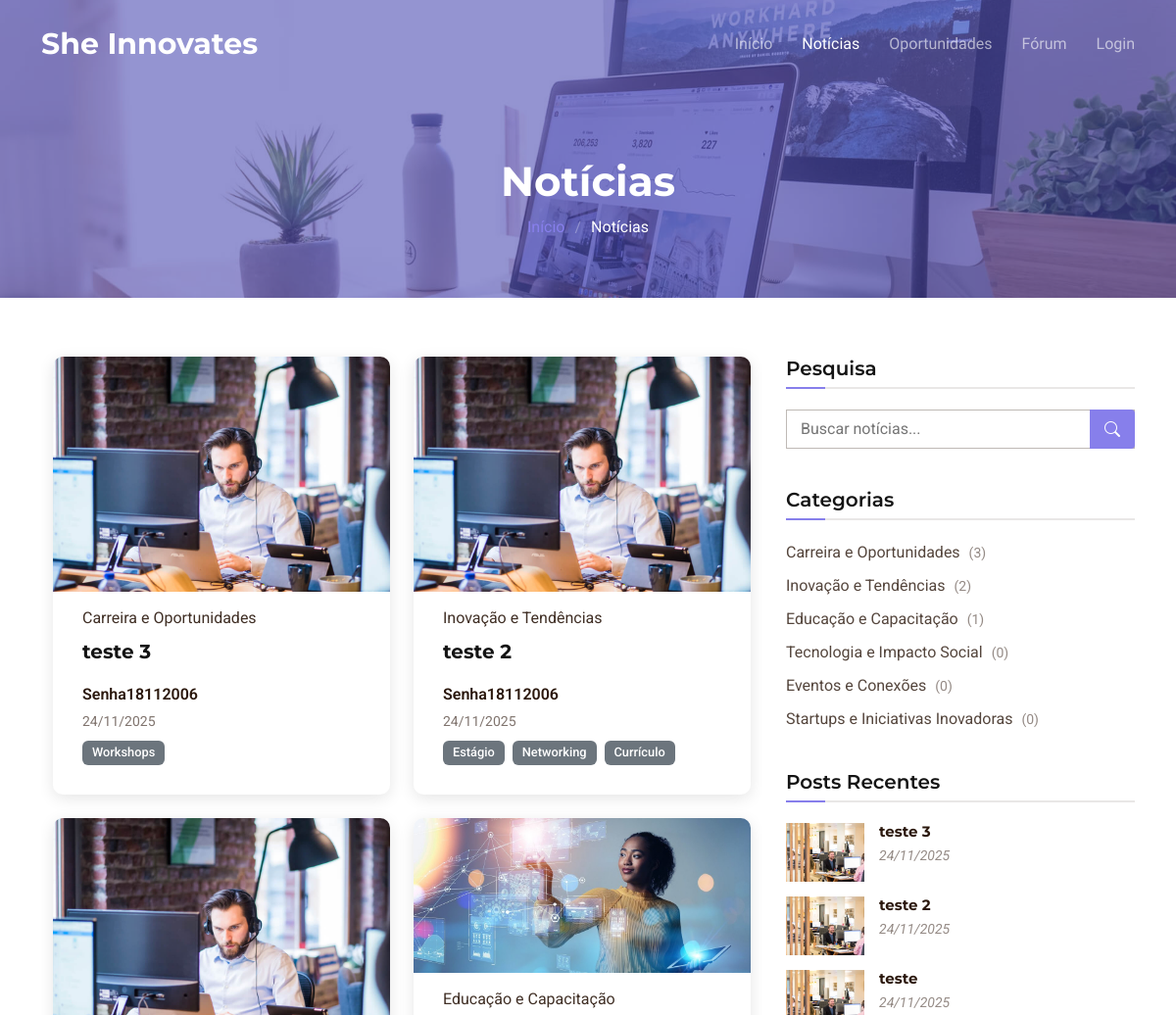
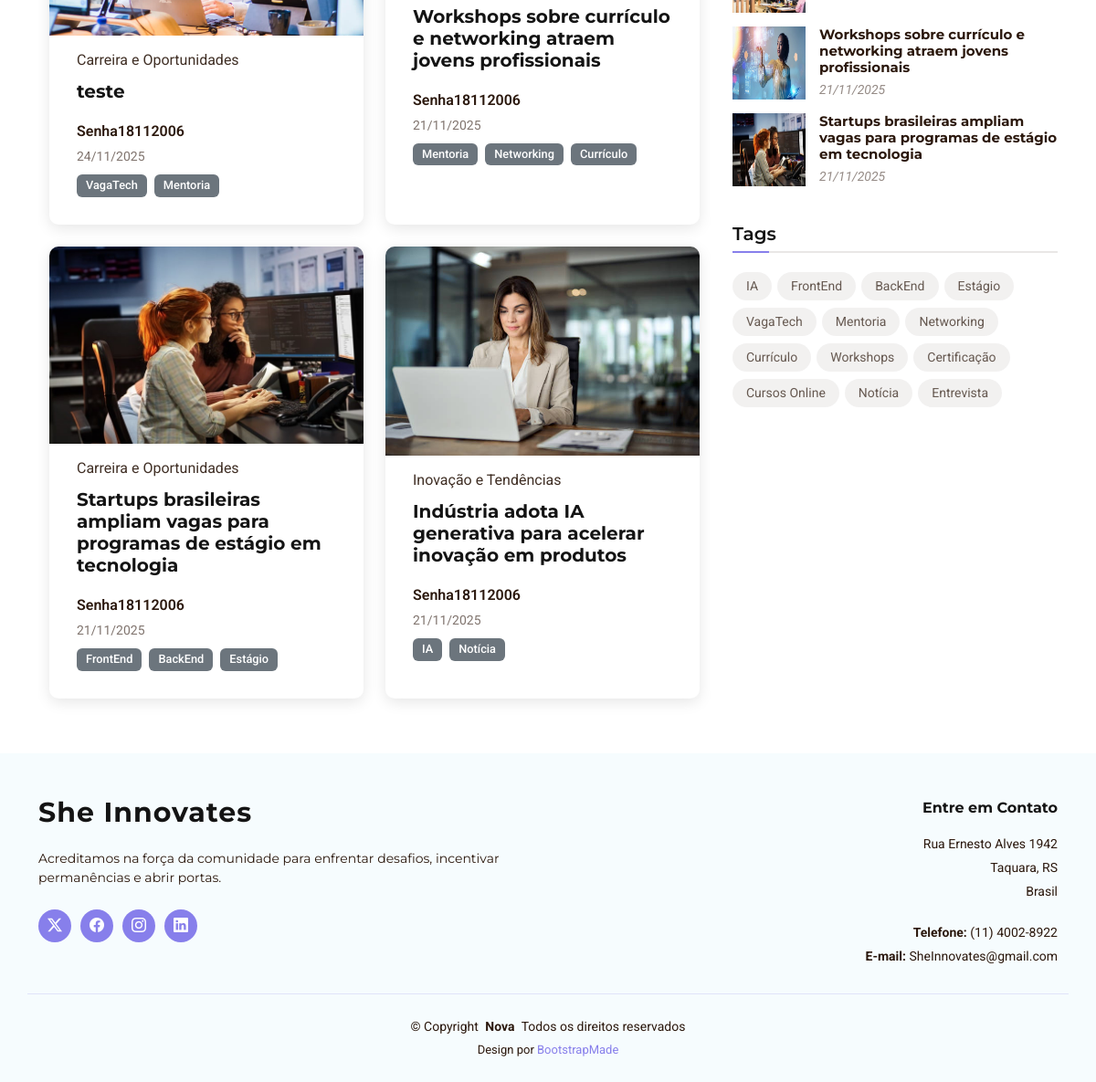
Page /Back-End-Projeto-Integrador/UserAnonimo/blog.php on the earlier database version (2 pictures, top to bottom).
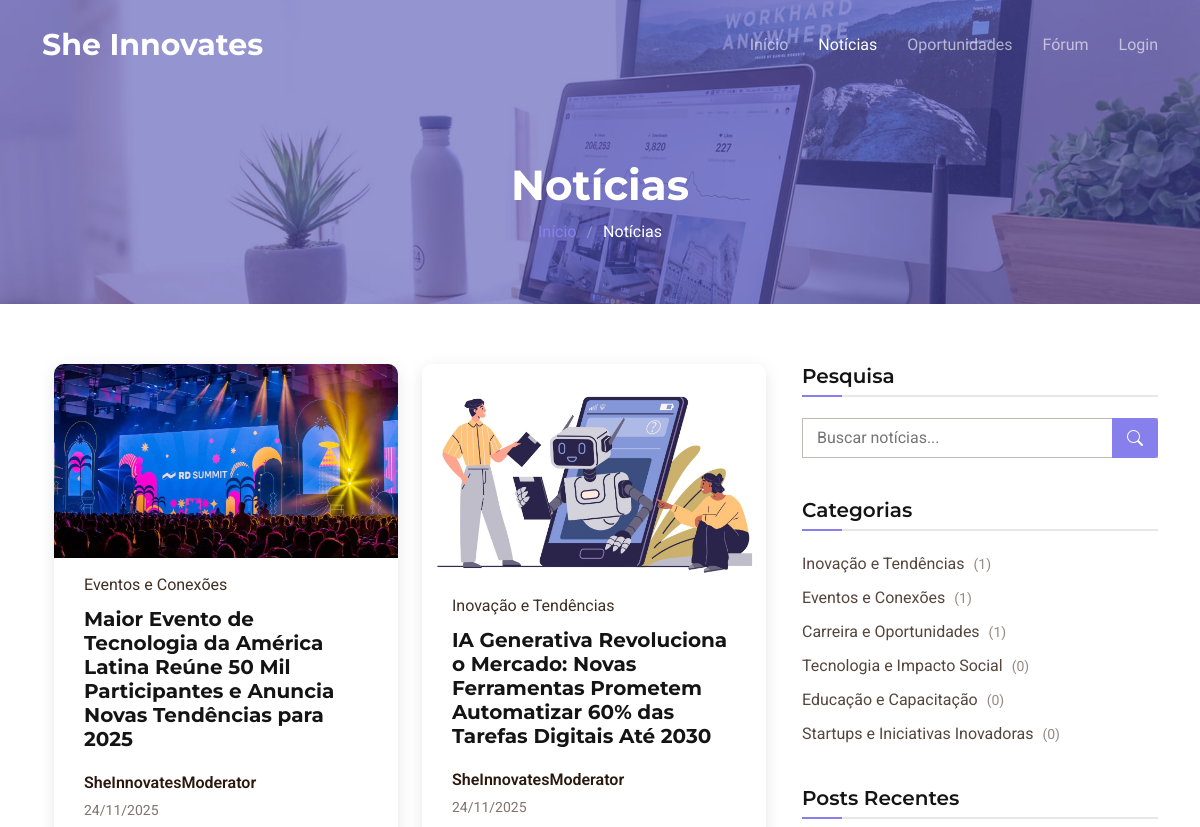
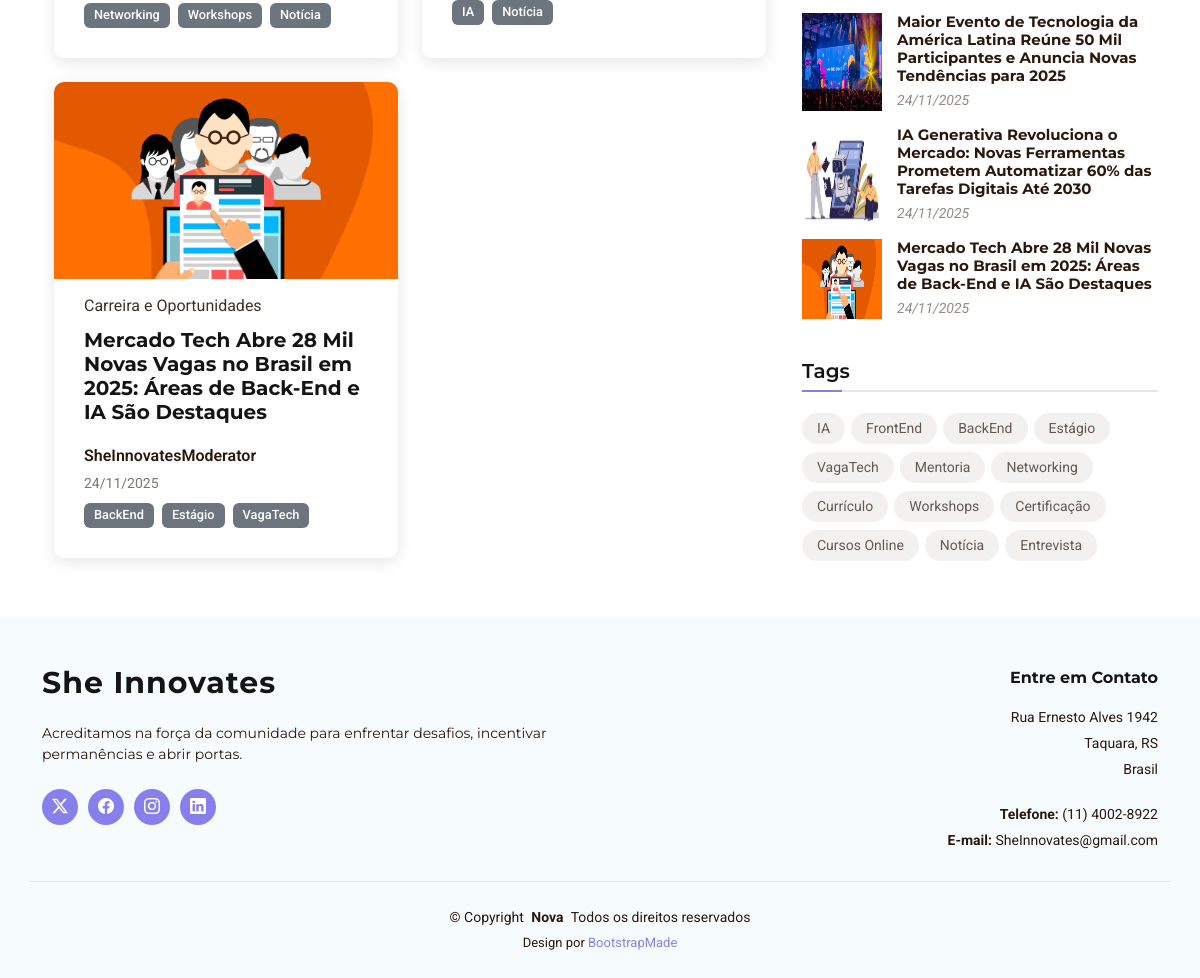
Same page on the later database version (2 pictures, top to bottom).
### tables this page shows
CREATE TABLE `noticias` (
  `noticia_id` int NOT NULL,
  `titulo` varchar(255) NOT NULL,
  `conteudo` text NOT NULL,
  `imagem_capa` varchar(255) DEFAULT NULL,
  `categoria_id` int NOT NULL,
  `autor_id` int NOT NULL,
  `status` enum('rascunho','publicado','arquivado') DEFAULT 'rascunho',
  `data_publicacao` timestamp NULL DEFAULT NULL,
  `data_criacao` timestamp NULL DEFAULT CURRENT_TIMESTAMP,
  `data_atualizacao` timestamp NULL DEFAULT CURRENT_TIMESTAMP ON UPDATE CURRENT_TIMESTAMP
);

CREATE TABLE `categorias` (
  `categoria_id` int NOT NULL,
  `nome_categoria` varchar(100) NOT NULL,
  `descricao` text,
  `data_criacao` timestamp NULL DEFAULT CURRENT_TIMESTAMP
);

CREATE TABLE `usuarios` (
  `usuario_id` int NOT NULL,
  `nome_usuario` varchar(50) NOT NULL,
  `email` varchar(100) NOT NULL,
  `senha` varchar(255) NOT NULL,
  `is_admin` tinyint(1) NOT NULL DEFAULT '0',
  `data_cadastro` timestamp NULL DEFAULT CURRENT_TIMESTAMP
);

### Back-End-Projeto-Integrador/UserAnonimo/blog.php (the view, shortened to what this page needs)
<!DOCTYPE html>
<html lang="pt-BR">
<head>
  <?php
  require("../Include/hrefCssHead.php");
  ?>
</head>
<body class="blog-page">
  <?php require_once __DIR__ . '/../Include/menuADM.php'; ?>
  <main class="main">
    <div class="page-title dark-background" data-aos="fade" style="background-image: url(../assets/img/blog-page-title-bg.jpg);">
      <div class="container">
        <h1>Notícias</h1>
        <nav class="breadcrumbs">
          <ol>
            <li><a href="inicioUserCad.html">Início</a></li>
            <li class="current">Notícias</li>
          </ol>
        </nav>
      </div>
    </div>
    <div class="container">
      <div class="row">
        <div class="col-lg-8">
          <section id="blog-posts" class="blog-posts section">
            <div class="container">
              <div class="row gy-4" id="news-container">
                <?php
                require_once '../Include/conexao.php';
                $search_term = isset($_GET['search']) ? trim($_GET['search']) : '';
                $has_search = !empty($search_term);
                $categoria_filter = isset($_GET['categoria']) ? trim($_GET['categoria']) : '';
                $has_categoria = !empty($categoria_filter);
                if ($has_search) {
                  $search_term_clean = mysqli_real_escape_string($con, $search_term);
                  $query = "SELECT DISTINCT n.*, c.nome_categoria, u.nome_usuario
                            FROM noticias n
                            JOIN categorias c ON n.categoria_id = c.categoria_id
                            JOIN usuarios u ON n.autor_id = u.usuario_id
                            LEFT JOIN noticias_tags nt ON n.noticia_id = nt.noticia_id
                            LEFT JOIN tags t ON nt.tag_id = t.tag_id
                            WHERE n.status = 'publicado'
                            AND (n.titulo LIKE '%$search_term_clean%'
                                 OR n.conteudo LIKE '%$search_term_clean%'
                                 OR t.nome_tag LIKE '%$search_term_clean%'
                                 OR c.nome_categoria LIKE '%$search_term_clean%')
                            ORDER BY n.data_publicacao DESC
                            LIMIT 12";
                } else {
                  $query = "SELECT n.*, c.nome_categoria, u.nome_usuario
                            FROM noticias n
                            JOIN categorias c ON n.categoria_id = c.categoria_id
                            JOIN usuarios u ON n.autor_id = u.usuario_id
                            WHERE n.status = 'publicado'
                            ORDER BY n.data_publicacao DESC
                            LIMIT 6";
                }
                $result = mysqli_query($con, $query);
                if ($result && mysqli_num_rows($result) > 0) {
                  while ($noticia = mysqli_fetch_assoc($result)) {
                    $tags_query = "SELECT t.nome_tag
                                   FROM tags t
                                   JOIN noticias_tags nt ON t.tag_id = nt.tag_id
                                   WHERE nt.noticia_id = {$noticia['noticia_id']}
                                   LIMIT 3";
                    $tags_result = mysqli_query($con, $tags_query);
                    $tags = [];
                    if ($tags_result) {
                      while ($tag = mysqli_fetch_assoc($tags_result)) {
                        $tags[] = $tag['nome_tag'];
                      }
                    }
                    $categoria_display = [
                      'inovacao' => 'Inovação e Tendências',
                      'carreira' => 'Carreira e Oportunidades',
                      'educacao' => 'Educação e Capacitação',
                      'startups' => 'Startups e Iniciativas Inovadoras',
                      'eventos' => 'Eventos e Conexões',
                      'tecnologia' => 'Tecnologia e Impacto Social'
                    ];
                    $categoria_nome = $categoria_display[$noticia['nome_categoria']] ?? $noticia['nome_categoria'];
                    $data_formatada = date('d/m/Y', strtotime($noticia['data_publicacao']));
                    ?>
                    <div class="col-lg-6">
                      <article class="article">
                        <div class="post-img">
                          <?php if ($noticia['imagem_capa']): ?>
                            <img src="../<?php echo $noticia['imagem_capa']; ?>" alt="<?php echo $noticia['titulo']; ?>" class="img-fluid">
                          <?php else: ?>
                            <img src="../assets/img/blog/blog-1.jpg" alt="Imagem padrão" class="img-fluid">
                          <?php endif; ?>
                        </div>
                        <p class="post-category"><?php echo $categoria_nome; ?></p>
                        <h2 class="title">
                          <a href="blog-details.php?id=<?php echo $noticia['noticia_id']; ?>">
                            <?php echo htmlspecialchars($noticia['titulo']); ?>
                          </a>
                        </h2>
                        <div class="d-flex align-items-center">
                          <div class="post-meta">
                            <p class="post-author"><?php echo htmlspecialchars($noticia['nome_usuario']); ?></p>
                            <p class="post-date">
                              <time datetime="<?php echo $noticia['data_publicacao']; ?>">
                                <?php echo $data_formatada; ?>
                              </time>
                            </p>
                          </div>
                        </div>
                        <?php if (!empty($tags)): ?>
                          <div class="tags mt-2">
                            <?php foreach ($tags as $tag): ?>
                              <span class="badge bg-secondary me-1"><?php echo $tag; ?></span>
                            <?php endforeach; ?>
                          </div>
                        <?php endif; ?>
                      </article>
                    </div>
                    <?php
                  }
                }
                ?>
              </div>
            </div>
          </section>
        </div>
        <div class="col-lg-4 sidebar">
          <div class="widgets-container">
            <div class="search-widget widget-item">
              <h3 class="widget-title">Pesquisa</h3>
              <form id="search-form" method="GET" action="">
                <input type="text" name="search" id="search-input" value="<?php echo isset($_GET['search']) ? htmlspecialchars($_GET['search']) : ''; ?>" placeholder="Buscar notícias...">
                <button type="submit" title="Search"><i class="bi bi-search"></i></button>
              </form>
            </div>
            <div class="categories-widget widget-item">
              <h3 class="widget-title">Categorias</h3>
              <ul class="mt-3">
                <?php
                $cat_query = "SELECT c.nome_categoria, COUNT(n.noticia_id) as total
                              FROM categorias c
                              LEFT JOIN noticias n ON c.categoria_id = n.categoria_id AND n.status = 'publicado'
                              GROUP BY c.categoria_id, c.nome_categoria
                              ORDER BY total DESC";
                $cat_result = mysqli_query($con, $cat_query);
                $categoria_display = [
                  'inovacao' => 'Inovação e Tendências',
                  'carreira' => 'Carreira e Oportunidades',
                  'educacao' => 'Educação e Capacitação',
                  'startups' => 'Startups e Iniciativas Inovadoras',
                  'eventos' => 'Eventos e Conexões',
                  'tecnologia' => 'Tecnologia e Impacto Social'
                ];
                if ($cat_result && mysqli_num_rows($cat_result) > 0) {
                  while ($cat = mysqli_fetch_assoc($cat_result)) {
                    $cat_nome = $categoria_display[$cat['nome_categoria']] ?? $cat['nome_categoria'];
                    echo '<li><a href="?categoria=' . $cat['nome_categoria'] . '">' . $cat_nome . ' <span>(' . $cat['total'] . ')</span></a></li>';
                  }
                }
                ?>
              </ul>
            </div>
            <div class="recent-posts-widget widget-item">
              <h3 class="widget-title">Posts Recentes</h3>
              <?php
              require_once '../Include/conexao.php';
              $recent_query = "SELECT n.noticia_id, n.titulo, n.imagem_capa, n.data_publicacao
                              FROM noticias n
                              WHERE n.status = 'publicado'
                              ORDER BY n.data_publicacao DESC
                              LIMIT 5";
              $recent_result = mysqli_query($con, $recent_query);
              if ($recent_result && mysqli_num_rows($recent_result) > 0) {
                while ($recent = mysqli_fetch_assoc($recent_result)) {
                  $recent_data = date('d/m/Y', strtotime($recent['data_publicacao']));
                  ?>
                  <div class="post-item">
                    <?php if ($recent['imagem_capa']): ?>
                      <img src="../<?php echo $recent['imagem_capa']; ?>" alt="<?php echo htmlspecialchars($recent['titulo']); ?>" class="flex-shrink-0">
                    <?php else: ?>
                      <img src="../assets/img/blog/blog-recent-1.jpg" alt="Imagem padrão" class="flex-shrink-0">
                    <?php endif; ?>
                    <div>
                      <h4><a href="blog-details.php?id=<?php echo $recent['noticia_id']; ?>">
                        <?php echo htmlspecialchars($recent['titulo']); ?>
                      </a></h4>
                      <time datetime="<?php echo $recent['data_publicacao']; ?>"><?php echo $recent_data; ?></time>
                    </div>
                  </div>
                  <?php
                }
              } else {
                echo '<p>Nenhum post recente encontrado.</p>';
              }
              ?>
            </div>
            <div class="tags-widget widget-item">
              <h3 class="widget-title">Tags</h3>
              <ul>
                <?php
                $popular_tags = ['IA', 'FrontEnd', 'BackEnd', 'Estágio', 'VagaTech', 'Mentoria', 'Networking', 'Currículo', 'Workshops', 'Certificação', 'Cursos Online', 'Notícia', 'Entrevista'];
                foreach ($popular_tags as $tag) {
                  echo '<li><a href="?search=' . urlencode($tag) . '">' . $tag . '</a></li>';
                }
                ?>
              </ul>
            </div>
          </div>
        </div>
      </div>
    </div>
  </main>
  <footer id="footer" class="footer light-background">
    <?php require("../Include/footer.php"); ?>
  </footer>
</body>
</html>

### Back-End-Projeto-Integrador/Include/hrefCssHead.php (shortened to what this page needs)
<link href="../assets/vendor/bootstrap/css/bootstrap.min.css" rel="stylesheet">
<link href="../assets/vendor/bootstrap-icons/bootstrap-icons.css" rel="stylesheet">
<link href="../assets/vendor/aos/aos.css" rel="stylesheet">
<link href="../assets/vendor/glightbox/css/glightbox.min.css" rel="stylesheet">
<link href="../assets/vendor/swiper/swiper-bundle.min.css" rel="stylesheet">
<link href="../assets/css/main.css" rel="stylesheet">

### Back-End-Projeto-Integrador/Include/menuADM.php (shortened to what this page needs)
<header id="header" class="header d-flex align-items-center fixed-top">
  <div class="container-fluid container-xl position-relative d-flex align-items-center justify-content-between">
    <a class="logo d-flex align-items-center">
      <h1 class="sitename">She Innovates</h1>
    </a>
    <nav id="navmenu" class="navmenu">
        <?php carregarMenu(); ?>
    </nav>
  </div>
</header>
<?php
function carregarMenu() {
    $current_page = basename($_SERVER['PHP_SELF']);
    $current_dir = basename(dirname($_SERVER['SCRIPT_NAME']));
    if ($current_dir === 'UserADM') {
        ?>
        <ul>
            <li><a href="../UserADM/controleUserAdm.php" class="<?= ($current_page == 'controleUserAdm.php') ? 'active' : '' ?>">Gerenciamento de Usuários</a></li>
            <li><a href="../UserADM/noticiaAdm.php" class="<?= ($current_page == 'noticiaAdm.php') ? 'active' : '' ?>">Notícias</a></li>
            <li><a href="../UserADM/oportunidadeAdm.php" class="<?= ($current_page == 'oportunidadeAdm.php') ? 'active' : '' ?>">Oportunidades</a></li>
            <li><a href="../UserADM/forumAdm.php" class="<?= ($current_page == 'forumAdm.php') ? 'active' : '' ?>">Fórum</a></li>
            <li><a href="../UserADM/perfilAdm.php" class="<?= ($current_page == 'perfilAdm.php') ? 'active' : '' ?>">Perfil</a></li>
        </ul>
        <?php
    }
    elseif ($current_dir === 'UserAnonimo') {
        ?>
        <ul>
            <li><a href="../UserAnonimo/index.php" class="<?= ($current_page == 'index.php') ? 'active' : '' ?>">Início</a></li>
            <li><a href="../UserAnonimo/blog.php" class="<?= ($current_page == 'blog.php') ? 'active' : '' ?>">Notícias</a></li>
            <li><a href="../UserAnonimo/portfolio.php" class="<?= ($current_page == 'portfolio.php') ? 'active' : '' ?>">Oportunidades</a></li>
            <li><a href="../UserAnonimo/services.php" class="<?= ($current_page == 'services.php') ? 'active' : '' ?>">Fórum</a></li>
            <li><a href="../UserAnonimo/contact.php" class="<?= ($current_page == 'contact.php') ? 'active' : '' ?>">Login</a></li>
        </ul>
        <?php
    }
}
?>

### Back-End-Projeto-Integrador/Include/footer.php
<nav id = "footerUserAnom">
        <div class="footer-top">
      <div class="container">
        <div class="row gy-4">
          <div class="col-lg-6 col-md-12 footer-about">
            <a class="logo d-flex align-items-center">
              <span class="sitename">She Innovates</span>
            </a>
            <p>Acreditamos na força da comunidade para enfrentar desafios, incentivar permanências e abrir portas.</p>
            <div class="social-links d-flex mt-4">
              <a href="#"><i class="bi bi-twitter-x"></i></a>
              <a href="#"><i class="bi bi-facebook"></i></a>
              <a href="#"><i class="bi bi-instagram"></i></a>
              <a href="#"><i class="bi bi-linkedin"></i></a>
            </div>
          </div>
          <div class="col-lg-6 col-md-12 footer-contact text-end">
            <h4>Entre em Contato</h4>
            <p>Rua Ernesto Alves 1942</p>
            <p>Taquara, RS</p>
            <p>Brasil</p>
            <p class="mt-4"><strong>Telefone:</strong> <span>(11) 4002-8922</span></p>
            <p><strong>E-mail:</strong> <span>SheInnovates@gmail.com</span></p>
          </div>
        </div>
      </div>
    </div>
    <div class="container copyright text-center">
      <p>© <span>Copyright</span> <strong class="px-1 sitename">Nova</strong> <span>Todos os direitos reservados</span></p>
      <div class="credits">
        Design por <a href="https://bootstrapmade.com/">BootstrapMade</a>
      </div>
    </div>
</nav>

### Back-End-Projeto-Integrador/UserAnonimo/blog.php (style rules this page uses)
.article { position: relative; }

Differences in the rows shown:
removed noticias: categoria.nome_categoria "Carreira e Oportunidades", titulo "teste 3", autor.nome_usuario "Senha18112006", data_publicacao "24/11/2025", tag "Workshops"
removed noticias: categoria.nome_categoria "Inovação e Tendências", titulo "teste 2", autor.nome_usuario "Senha18112006", data_publicacao "24/11/2025", tag "Estágio", tag "Networking", tag "Currículo"
removed noticias: categoria.nome_categoria "Carreira e Oportunidades", titulo "teste", autor.nome_usuario "Senha18112006", data_publicacao "24/11/2025", tag "VagaTech", tag "Mentoria"
removed noticias: imagem_capa (picture), categoria.nome_categoria "Educação e Capacitação", titulo "Workshops sobre currículo e networking atraem jovens profissionais", autor.nome_usuario "Senha18112006", data_publicacao "21/11/2025", tag "Mentoria", tag "Networking", tag "Currículo"
removed noticias: imagem_capa (picture), categoria.nome_categoria "Carreira e Oportunidades", titulo "Startups brasileiras ampliam vagas para programas de estágio em tecnologia", autor.nome_usuario "Senha18112006", data_publicacao "21/11/2025", tag "FrontEnd", tag "BackEnd", tag "Estágio"
removed noticias: imagem_capa (picture), categoria.nome_categoria "Inovação e Tendências", titulo "Indústria adota IA generativa para acelerar inovação em produtos", autor.nome_usuario "Senha18112006", data_publicacao "21/11/2025", tag "IA", tag "Notícia", shown under "Notícias"
added noticias: imagem_capa (picture), categoria.nome_categoria "Eventos e Conexões", titulo "Maior Evento de Tecnologia da América Latina Reúne 50 Mil Participantes e Anuncia Novas Tendências para 2025", autor.nome_usuario "SheInnovatesModerator", data_publicacao "24/11/2025", tag "Networking", tag "Workshops", tag "Notícia"
added noticias: imagem_capa (picture), categoria.nome_categoria "Inovação e Tendências", titulo "IA Generativa Revoluciona o Mercado: Novas Ferramentas Prometem Automatizar 60% das Tarefas Digitais Até 2030", autor.nome_usuario "SheInnovatesModerator", data_publicacao "24/11/2025", tag "IA", tag "Notícia"
added noticias: imagem_capa (picture), categoria.nome_categoria "Carreira e Oportunidades", titulo "Mercado Tech Abre 28 Mil Novas Vagas no Brasil em 2025: Áreas de Back-End e IA São Destaques", autor.nome_usuario "SheInnovatesModerator", data_publicacao "24/11/2025", tag "BackEnd", tag "Estágio", tag "VagaTech"
Other differences:
new list line: "Inovação e Tendências ( 1 )"
new list line: "Eventos e Conexões ( 1 )"
new list line: "Carreira e Oportunidades ( 1 )"
new list line: "Educação e Capacitação ( 0 )"
list line gone: "Carreira e Oportunidades ( 3 )"
list line gone: "Inovação e Tendências ( 2 )"
list line gone: "Educação e Capacitação ( 1 )"
list line gone: "Eventos e Conexões ( 0 )"
